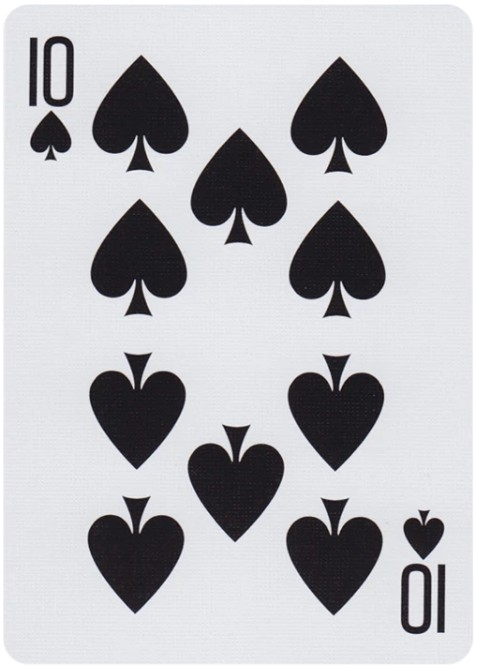
#> input picture Doh/spade10.jpg, 477 x 666 px
$ jupyter execute --allow-errors '1212 image size.ipynb'
#> lines starting #> are read from the running program, lines starting #| are printed output that depends on the picture
[cell 1]
import cv2
import numpy as np
import matplotlib.pyplot as plt
import os, math

[cell 2]
img = cv2.imread('spade10.jpg', )
#> img is the input picture: shape (666, 477, 3); mean B, G, R 188.3, 184.2, 184.2
gray = cv2.cvtColor(img,cv2.COLOR_BGR2GRAY)

[cell 3]
plt.imshow(gray, cmap='gray')

[cell 4]
gray.shape
#> Out = (666, 477)

[cell 5]
x = np.zeros([666+10,477+10])

[cell 6]
x[1:667, 1:478] = gray
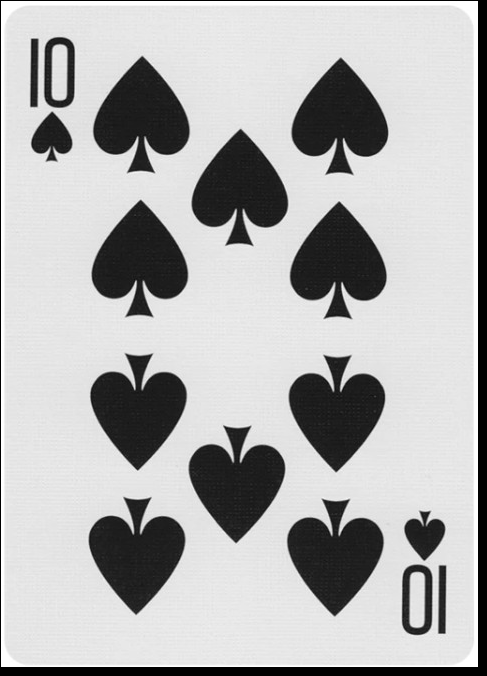
#> x: shape (676, 487) float64; min 0, max 255, mean 178.1

[cell 7]
x = np.zeros([120+50,100+50])
#> (the rest of this cell did not finish here and is left out)

[cell 8]
height, width = gray.shape
#> height = 666; width = 477
matrix = cv2.getRotationMatrix2D((75, 75), 10, 1)
dst = cv2.warpAffine(gray, matrix, (150, 150))
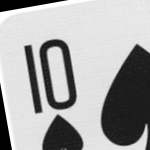
#> dst: shape (150, 150); min 0, max 255, mean 165.4
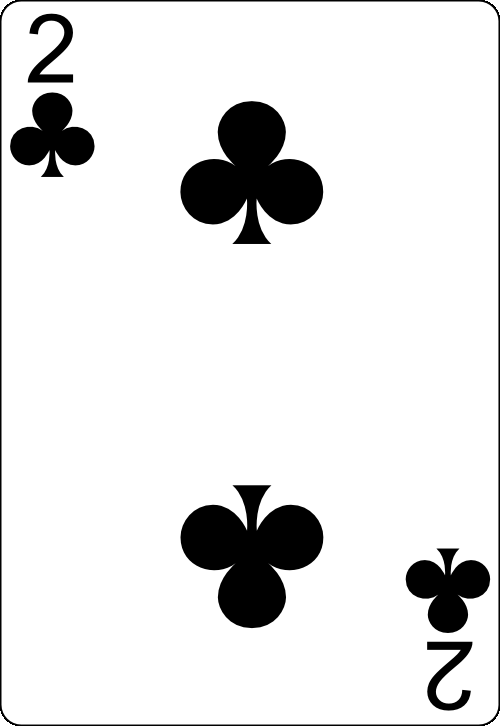
#> input picture !!not preprocessed dataset/card_deck1/C2.png, 500 x 726 px, found by its file name
#> further down, img is the input picture: shape (726, 500, 3); min 0, max 255, mean 228.6
plt.imshow(dst)

[cell 9]
x = np.zeros([120+50,100+50,3])
#> (the rest of this cell did not finish here and is left out)

[cell 10]
dataloc='../dataset/card_deck1/'

[cell 11]
x = np.zeros([120+50,100+50,3])
#> (the rest of this cell did not finish here and is left out)
